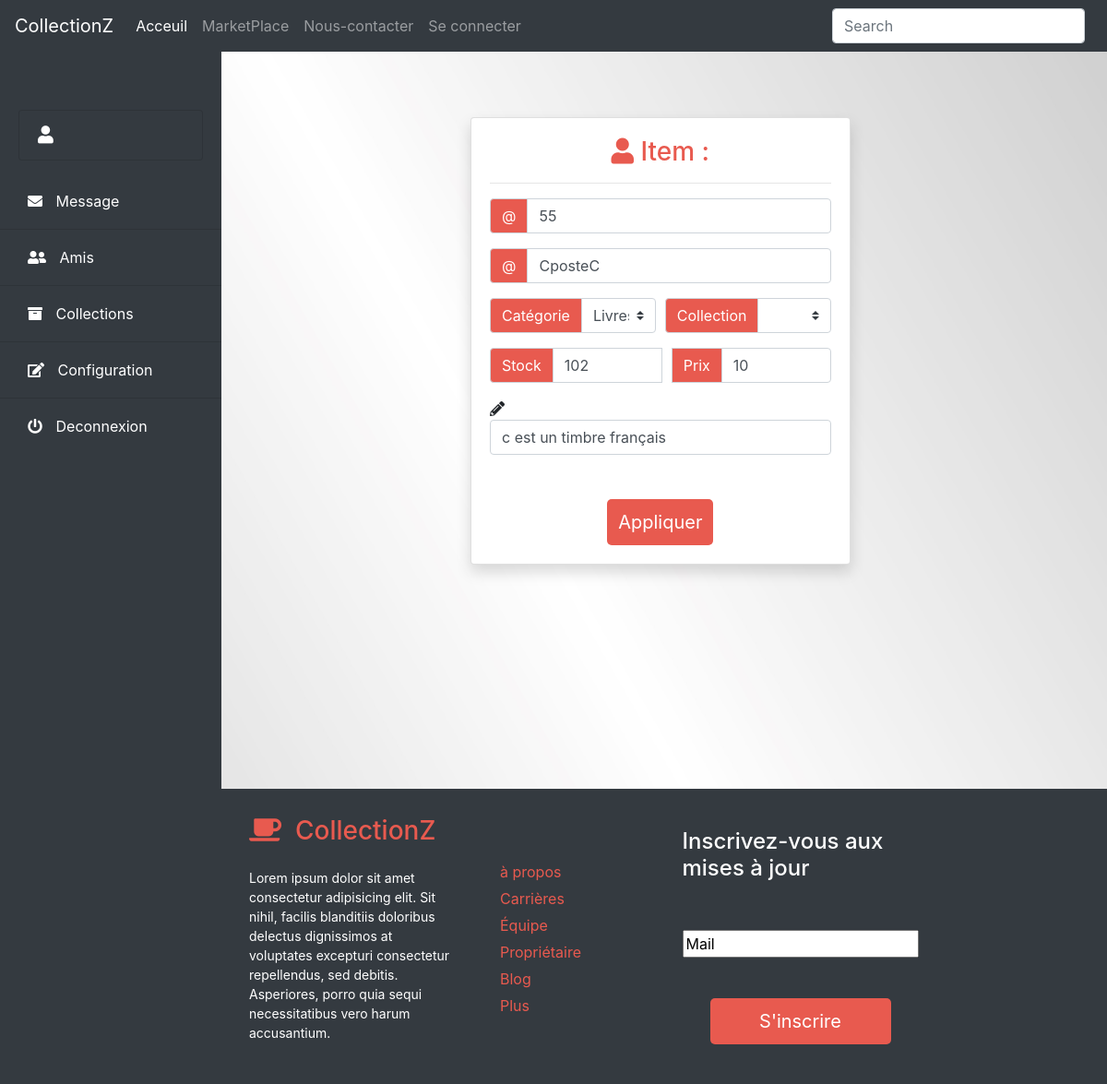
Screenshot of /modifieritem.php?id_item=55 with the database file from the repository.
### tables this page shows
CREATE TABLE `item` (
  `ID_item` int(5) NOT NULL,
  `ID_Collectionneur` int(5) NOT NULL,
  `ID_cat` int(5) NOT NULL,
  `ID_c` int(5) NOT NULL,
  `Titre` varchar(20) NOT NULL,
  `Prix` int(10) NOT NULL,
  `Prété` tinyint(1) NOT NULL,
  `OnVend` tinyint(1) NOT NULL,
  `Stock` int(10) NOT NULL,
  `Date` date NOT NULL DEFAULT current_timestamp(),
  `Description` text NOT NULL,
  `Image` varchar(255) NOT NULL
);

### modifieritem.php (the view, shortened to what this page needs)
<?php
  require_once('php/config.php');
  $id_item = $_GET['id_item'];
    $query= "SELECT * FROM item WHERE ID_item = '$id_item'";
    $result = $db->prepare($query);
    $result->execute();
    $rows = $result->fetchAll();
?>
<!DOCTYPE html>
<html lang="en" dir="ltr">
  <head>
    <link rel="stylesheet" type="text/css" href="css/bootstrap.min.css">
    <link rel="stylesheet" href="https://use.fontawesome.com/releases/v5.8.1/css/all.css">
  </head>
  <body>
    <?php require "include/navbar.php" ?>
    <div class="d-flex" id="wrapper">
      <?php require "include/sidebar.php" ?>
      <div id="page-content-wrapper">
       <div class="container-fluid">
             <div class="row mt-4">
               <div class="col-md-10 col-xl-7 mb-4" >
                   <form  action="php/modifierItemP.php" method="post" class="col-md-10 mt-5" enctype="multipart/form-data">
                     <div class="card wow fadeInRight shadow" data-wow-delay="0.3s">
                       <div class="card-body" >
                         <div class="text-center">
                           <h3 class="white-text"style="color : #E85A4F;">
                             <i class="fas fa-user white-text"></i> Item :</h3>
                           <hr class="hr-light">
                         </div>
                         <div class="input-group mb-3">
                           <div class="input-group-prepend">
                             <span style="background-color: #E85A4F; color: white;" class="input-group-text" id="basic-addon1">@</span>
                           </div>
                           <input type="text" name="id_item" id="id_item" class="white-text form-control" value="<?= $rows[0]['ID_item'] ?>">
                         </div>
                         <div class="input-group mb-3">
                           <div class="input-group-prepend">
                             <span style="background-color: #E85A4F; color: white;" class="input-group-text" id="basic-addon1">@</span>
                           </div>
                           <input type="text" name="titre" id="titre" class="white-text form-control" value="<?= $rows[0]['Titre'] ?>">
                         </div>
                         <div class="d-flex">
                           <div class="input-group mb-3">
                             <?php
                               $query= "SELECT * FROM catégorie";
                               $result = $db->prepare($query);
                               $result->execute();
                               $rows2 = $result->fetchAll();
                              ?>
                            <div class="input-group-prepend">
                              <label style="background-color: #E85A4F; color: white;" class="input-group-text" for="inputGroupSelect01">Catégorie</label>
                            </div>
                            <select class="custom-select" name="Catégorie">
                              <?php foreach ($rows2 as $row): ?>
                                <option value="<?= $row['Name'] ?>"> <?= $row['Name'] ?></option>
                              <?php endforeach; ?>
                            </select>
                          </div>
                          <div class="input-group mb-3" style="margin-left: 10px">
                           <div class="input-group-prepend">
                             <label style="background-color: #E85A4F; color: white;" class="input-group-text" for="inputGroupSelect01">Collection</label>
                           </div>
                           <select class="custom-select" name="Collection">
                           </select>
                         </div>
                      </div>
                       <div class="input-group mb-3">
                         <div class="input-group-prepend">
                           <span style="background-color: #E85A4F; color: white;" class="input-group-text" id="basic-addon1">Stock</span>
                         </div>
                         <input type="text" name="Stock" id="Stock" class="white-text form-control" value="<?= $rows[0]['Stock'] ?>">
                         <div class="input-group-prepend"style="margin-left: 10px">
                           <span style="background-color: #E85A4F; color: white;" class="input-group-text" id="basic-addon1">Prix</span>
                         </div>
                         <input type="text" name="Prix" id="Prix" class="white-text form-control" value="<?= $rows[0]['Prix'] ?>">
                       </div>
                       <div class="md-form">
                          <i class="fas fa-pencil-alt prefix"></i>
                          <input type="textarea" rows="3" name="Description" class="md-textarea form-control" value="<?= $rows[0]['Description'] ?>">
                       </div>
                        <br>
                       <div class="text-center mt-4">
                         <input type="submit" name="Appliquer" id="Appliquer" value="Appliquer" class="btn submit">
                       </div>
                         </div>
                       </div>
                     </div>
               </div>
             </div>
           </div>
         </div>
    <?php require "include/footer.php" ?>
    <?php require "include/alert.php" ?>
  </body>
</html>

### css/simple-sidebar.css (style rules this page uses)
#wrapper { overflow-x: hidden; }
#page-content-wrapper { min-width: 100vw; }
@media (min-width: 768px) { #page-content-wrapper { min-width: 0; width: 100%; } }

### modifieritem.php (style rules this page uses)
.col-md-10 { margin-left: 120px; }

### include/navbar.php (style rules this page uses)
body { background-image:url("img/back.jpg"); background-repeat: no-repeat; background-size: 100% 100%; }

### include/sidebar.php (style rules this page uses)
body { background-repeat: no-repeat; background-size: 100% 100%; }
.submit { text-decoration: none; font-size: 20px; background-color: #e85a4f ; color: white; border-radius: 5px; }

### include/footer.php (style rules this page uses)
.submit { margin-left: 30px; margin-right: 30px; padding-bottom: 10px; padding-top: 10px; border-radius: 5px; background-color:#e85a4f ; border: none; color: white; }

### rows the page displays
item: id_item "55", titre "CposteC", Stock "102", Prix "10", Description "c est un timbre français"

### other values shown
form field Catégorie "Livres et BD"
